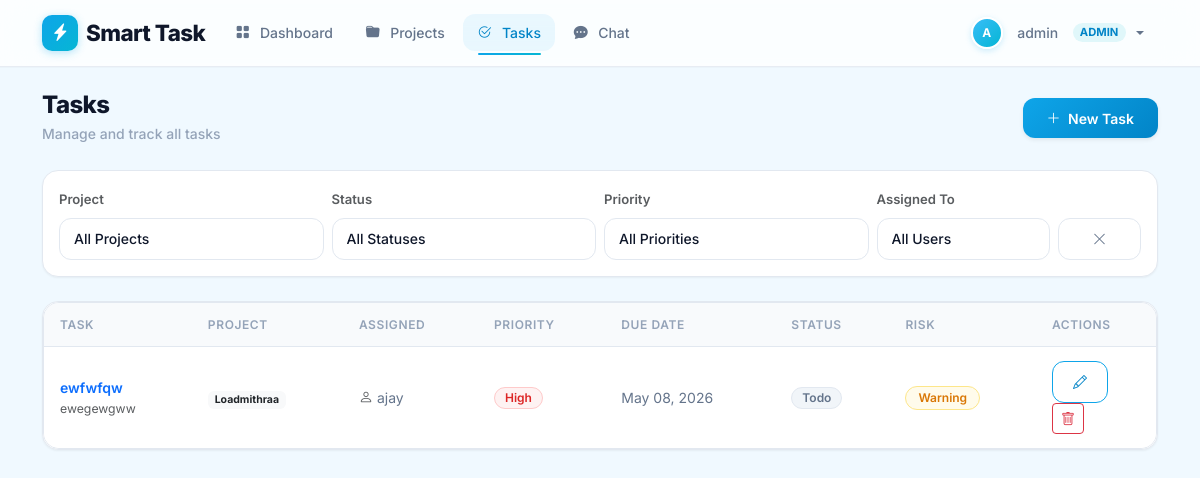
/tasks (signed in), run on an earlier commit of the app's database.
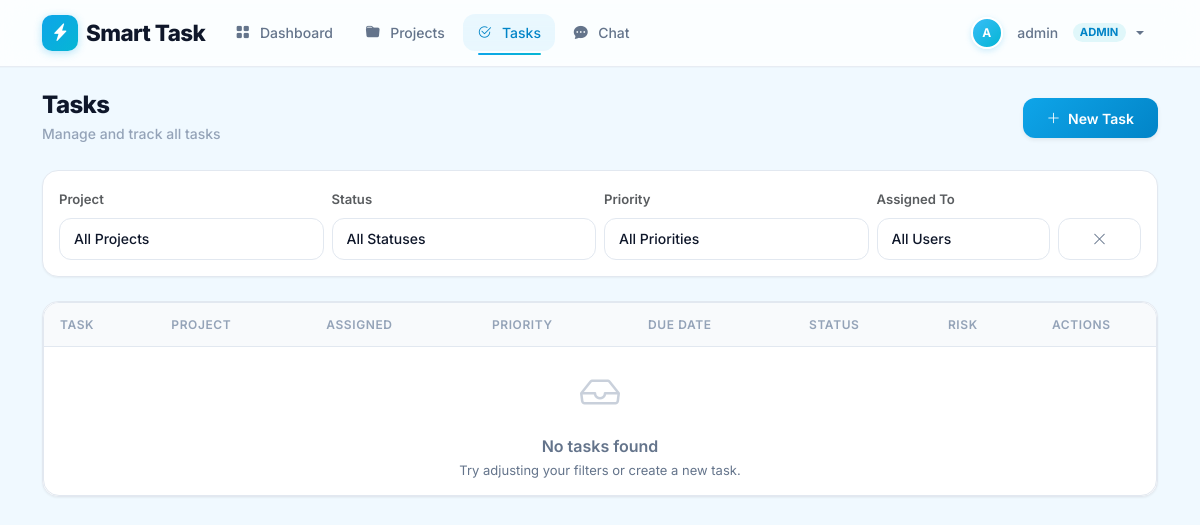
And on a later commit of the database.
### app.py (models this page shows, shortened)
class Task(db.Model):
    id = db.Column(db.Integer, primary_key=True)
    title = db.Column(db.String(200), nullable=False)
    description = db.Column(db.Text, nullable=True)
    priority = db.Column(db.String(20), default='Medium')  # Low, Medium, High
    due_date = db.Column(db.Date, nullable=False)
    status = db.Column(db.String(20), default='Todo')  # Todo, In Progress, Done
    assigned_to = db.Column(db.Integer, db.ForeignKey('user.id'), nullable=False)
    created_by = db.Column(db.Integer, db.ForeignKey('user.id'), nullable=False)
    project_id = db.Column(db.Integer, db.ForeignKey('project.id'), nullable=False)
    parent_task_id = db.Column(db.Integer, db.ForeignKey('task.id'), nullable=True)
    created_at = db.Column(db.DateTime, default=datetime.utcnow)
    updated_at = db.Column(db.DateTime, default=datetime.utcnow, onupdate=datetime.utcnow)
    histories = db.relationship('TaskHistory', backref='task', lazy=True, cascade='all, delete-orphan', order_by='TaskHistory.created_at.desc()')
    child_tasks = db.relationship('Task', backref=db.backref('parent', remote_side=[id]), lazy=True)
    def risk_level(self):
        if self.status == 'Done':
            return 'safe'
        today = date.today()
        if self.due_date < today:
            return 'critical'
        elif (self.due_date - today).days <= 2:
            return 'warning'
        return 'safe'

class Project(db.Model):
    id = db.Column(db.Integer, primary_key=True)
    name = db.Column(db.String(100), nullable=False)
    description = db.Column(db.Text, nullable=True)
    owner_id = db.Column(db.Integer, db.ForeignKey('user.id'), nullable=False)
    created_at = db.Column(db.DateTime, default=datetime.utcnow)
    tasks = db.relationship('Task', backref='project', lazy=True, cascade='all, delete-orphan')

class User(db.Model):
    id = db.Column(db.Integer, primary_key=True)
    username = db.Column(db.String(80), unique=True, nullable=False)
    email = db.Column(db.String(120), unique=True, nullable=False)
    password = db.Column(db.String(200), nullable=False)
    role = db.Column(db.String(20), default='member')  # admin or member
    created_at = db.Column(db.DateTime, default=datetime.utcnow)
    owned_projects = db.relationship('Project', backref='owner', lazy=True, foreign_keys='Project.owner_id')
    member_projects = db.relationship('Project', secondary=project_members, backref='members')
    assigned_tasks = db.relationship('Task', backref='assignee', lazy=True, foreign_keys='Task.assigned_to')
    created_tasks = db.relationship('Task', backref='creator', lazy=True, foreign_keys='Task.created_by')

### app.py (the view)
@app.route('/tasks')
@login_required
def tasks():
    user = User.query.get(session['user_id'])
    project_id = request.args.get('project_id', type=int)
    status_filter = request.args.get('status', '')
    priority_filter = request.args.get('priority', '')
    user_filter = request.args.get('user_id', '')
    query = Task.query.join(Project).filter(
        (Project.owner_id == session['user_id']) |
        (Project.members.any(id=session['user_id']))
    )
    if project_id:
        query = query.filter(Task.project_id == project_id)
    if status_filter:
        query = query.filter(Task.status == status_filter)
    if priority_filter:
        query = query.filter(Task.priority == priority_filter)
    if user_filter:
        query = query.filter(Task.assigned_to == int(user_filter))
    all_tasks = query.order_by(
        db.case(
            (Task.priority == 'High', 1),
            (Task.priority == 'Medium', 2),
            else_=3
        ),
        Task.due_date
    ).all()
    projects_list = Project.query.filter(
        (Project.owner_id == session['user_id']) |
        (Project.members.any(id=session['user_id']))
    ).all()
    users = User.query.all()
    all_tasks_for_dropdown = Task.query.all()
    return render_template('tasks.html',
                           tasks=all_tasks,
                           projects=projects_list,
                           users=users,
                           all_tasks=all_tasks_for_dropdown,
                           user=user,
                           selected_project=project_id,
                           selected_status=status_filter,
                           selected_priority=priority_filter,
                           selected_user=user_filter)

### app.py (called while the page is built)
def login_required(f):
    @wraps(f)
    def decorated_function(*args, **kwargs):
        if 'user_id' not in session:
            flash('Please login first.', 'error')
            return redirect(url_for('login'))
        return f(*args, **kwargs)
    return decorated_function

@app.context_processor
def inject_unread_messages():
    has_unread = False
    if 'user_id' in session:
        try:
            user_id = session['user_id']
            chat_status = UserChatStatus.query.filter_by(user_id=user_id).first()
            last_read = chat_status.last_read_at if chat_status else datetime.min
            unread = Message.query.filter(
                (Message.created_at > last_read) &
                (Message.sender_id != user_id) &
                (
                    (Message.receiver_id == user_id) |
                    (Message.is_broadcast == True) |
                    (Message.group_id != None)
                )
            ).first()
            has_unread = unread is not None
        except Exception:
            pass  # Table may not exist yet
    return dict(has_unread_messages=has_unread)

### templates/tasks.html (shortened to what this page needs)
{% extends "base.html" %}
{% block content %}
<div class="d-flex justify-content-between align-items-center mb-4 flex-wrap gap-3">
    <div class="page-header mb-0">
        <h2 class="mb-1">Tasks</h2>
        <p class="mb-0">Manage and track all tasks</p>
    </div>
    {% if user.role == 'admin' %}
    <button class="btn btn-primary shadow-sm px-4" data-bs-toggle="modal" data-bs-target="#createTaskModal">
        <i class="bi bi-plus-lg me-1"></i> New Task
    </button>
    {% endif %}
</div>
<div class="card p-3 mb-4 animate-fade-up">
    <form method="GET" class="row g-2 align-items-end">
        <div class="col-md-3">
            <label class="form-label small fw-semibold text-muted">Project</label>
            <select name="project_id" class="form-select" onchange="this.form.submit()">
                <option value="">All Projects</option>
            </select>
        </div>
        <div class="col-md-3">
            <label class="form-label small fw-semibold text-muted">Status</label>
            <select name="status" class="form-select" onchange="this.form.submit()">
                <option value="">All Statuses</option>
            </select>
        </div>
        <div class="col-md-3">
            <label class="form-label small fw-semibold text-muted">Priority</label>
            <select name="priority" class="form-select" onchange="this.form.submit()">
                <option value="">All Priorities</option>
            </select>
        </div>
        <div class="col-md-2">
            <label class="form-label small fw-semibold text-muted">Assigned To</label>
            <select name="user_id" class="form-select" onchange="this.form.submit()">
                <option value="">All Users</option>
            </select>
        </div>
        <div class="col-md-1">
            <a href="{{ url_for('tasks') }}" class="btn btn-outline-secondary w-100"><i class="bi bi-x-lg"></i></a>
        </div>
    </form>
</div>
<div class="card animate-fade-up">
    <div class="table-container">
        <div class="table-responsive">
            <table class="table table-hover mb-0">
                <thead>
                <tr>
                    <th>Task</th>
                    <th>Project</th>
                    <th>Assigned</th>
                    <th>Priority</th>
                    <th>Due Date</th>
                    <th>Status</th>
                    <th>Risk</th>
                    <th style="width: 120px;">Actions</th>
                </tr>
                </thead>
                <tbody>
                {% for task in tasks %}
                <tr>
                    <td>
                        <a href="{{ url_for('task_detail', task_id=task.id) }}" class="text-decoration-none fw-semibold">{{ task.title }}</a>
                        <div class="small text-muted text-truncate" style="max-width: 250px;">{{ task.description or '' }}</div>
                    </td>
                    <td><span class="badge bg-light text-dark">{{ task.project.name }}</span></td>
                    <td><i class="bi bi-person text-muted me-1"></i>{{ task.assignee.username }}</td>
                    <td>
                        {% if task.priority == 'High' %}
                        <span class="badge priority-high">High</span>
                        {% elif task.priority == 'Medium' %}
                        <span class="badge priority-medium">Medium</span>
                        {% else %}
                        <span class="badge priority-low">Low</span>
                        {% endif %}
                    </td>
                    <td>{{ task.due_date.strftime('%b %d, %Y') }}</td>
                    <td>
                        {% if task.status == 'Todo' %}
                        <span class="badge status-todo">Todo</span>
                        {% elif task.status == 'In Progress' %}
                        <span class="badge status-progress">In Progress</span>
                        {% else %}
                        <span class="badge status-done">Done</span>
                        {% endif %}
                    </td>
                    <td>
                        {% if task.risk_level() == 'critical' %}
                        <span class="badge badge-critical">Critical</span>
                        {% elif task.risk_level() == 'warning' %}
                        <span class="badge badge-warning">Warning</span>
                        {% else %}
                        <span class="badge badge-safe">Safe</span>
                        {% endif %}
                    </td>
                    <td>
                        {% if user.role == 'admin' %}
                        <button class="btn btn-sm btn-outline-primary" data-bs-toggle="modal" data-bs-target="#editTaskModal{{ task.id }}"><i class="bi bi-pencil"></i></button>
                        <form method="POST" action="{{ url_for('delete_task', task_id=task.id) }}" class="d-inline" onsubmit="return confirm('Delete this task?');">
                            <button type="submit" class="btn btn-sm btn-outline-danger"><i class="bi bi-trash"></i></button>
                        </form>
                        {% else %}
                        <span class="text-muted small">View only</span>
                        {% endif %}
                    </td>
                </tr>
                {% else %}
                <tr>
                    <td colspan="8" class="empty-state" style="border: none; background: transparent;">
                        <i class="bi bi-inbox"></i>
                        <h5>No tasks found</h5>
                        <p class="small">Try adjusting your filters or create a new task.</p>
                    </td>
                </tr>
                {% endfor %}
            </tbody>
        </table>
    </div>
</div>
{% endblock %}

### templates/base.html (shortened to what this page needs)
<!DOCTYPE html>
<html lang="en">
<head>
    <link href="https://cdn.jsdelivr.net/npm/bootstrap@5.3.2/dist/css/bootstrap.min.css" rel="stylesheet">
    <link rel="stylesheet" href="https://cdn.jsdelivr.net/npm/bootstrap-icons@1.11.1/font/bootstrap-icons.css">
</head>
<body>
    {% if session.user_id %}
    <nav class="navbar navbar-expand-lg sticky-top">
        <div class="container">
            <a class="navbar-brand" href="{{ url_for('dashboard') }}">
                <span class="brand-icon"><i class="bi bi-lightning-charge-fill"></i></span>Smart Task
            </a>
            <div class="collapse navbar-collapse" id="navMenu">
                <ul class="navbar-nav me-auto gap-1">
                    <li class="nav-item">
                        <a class="nav-link {{ 'active' if request.endpoint == 'dashboard' else '' }}" href="{{ url_for('dashboard') }}">
                            <i class="bi bi-grid-fill me-1"></i> Dashboard
                        </a>
                    </li>
                    <li class="nav-item">
                        <a class="nav-link {{ 'active' if request.endpoint == 'projects' else '' }}" href="{{ url_for('projects') }}">
                            <i class="bi bi-folder-fill me-1"></i> Projects
                        </a>
                    </li>
                    <li class="nav-item">
                        <a class="nav-link {{ 'active' if request.endpoint == 'tasks' else '' }}" href="{{ url_for('tasks') }}">
                            <i class="bi bi-check2-circle me-1"></i> Tasks
                        </a>
                    </li>
                    <li class="nav-item">
                        <a class="nav-link {{ 'active' if request.endpoint == 'chat' else '' }}" href="{{ url_for('chat') }}">
                            <i class="bi bi-chat-dots-fill me-1"></i> Chat
                        </a>
                    </li>
                </ul>
                <ul class="navbar-nav">
                    <li class="nav-item dropdown">
                        <a class="nav-link dropdown-toggle d-flex align-items-center" href="#" role="button" data-bs-toggle="dropdown">
                            <div class="avatar-circle me-2" style="width:32px;height:32px;font-size:0.75rem;">{{ session.username[0]|upper }}</div>
                            <span>{{ session.username }}</span>
                            {% if session.role == 'admin' %}<span class="badge ms-2" style="background:#e0f7fa;color:var(--primary-dark);border-radius:50px;font-size:0.7rem;">ADMIN</span>{% endif %}
                        </a>
                    </li>
                </ul>
            </div>
        </div>
    </nav>
    {% endif %}
    <main class="{% if session.user_id %}py-4{% else %}vh-100 d-flex align-items-center{% endif %}">
        <div class="container">
            {% block content %}{% endblock %}
        </div>
    </main>
</body>
</html>

What changed in the data, as far as the page shows it:
removed Task: title "ewfwfqw", description "ewegewgww", project.name "Loadmithraa", assignee.username "ajay", priority "High", due_date "May 08, 2026", status "Todo"
Also different on the page:
text now shown: "No tasks found Try adjusting your filters or create a new task."
